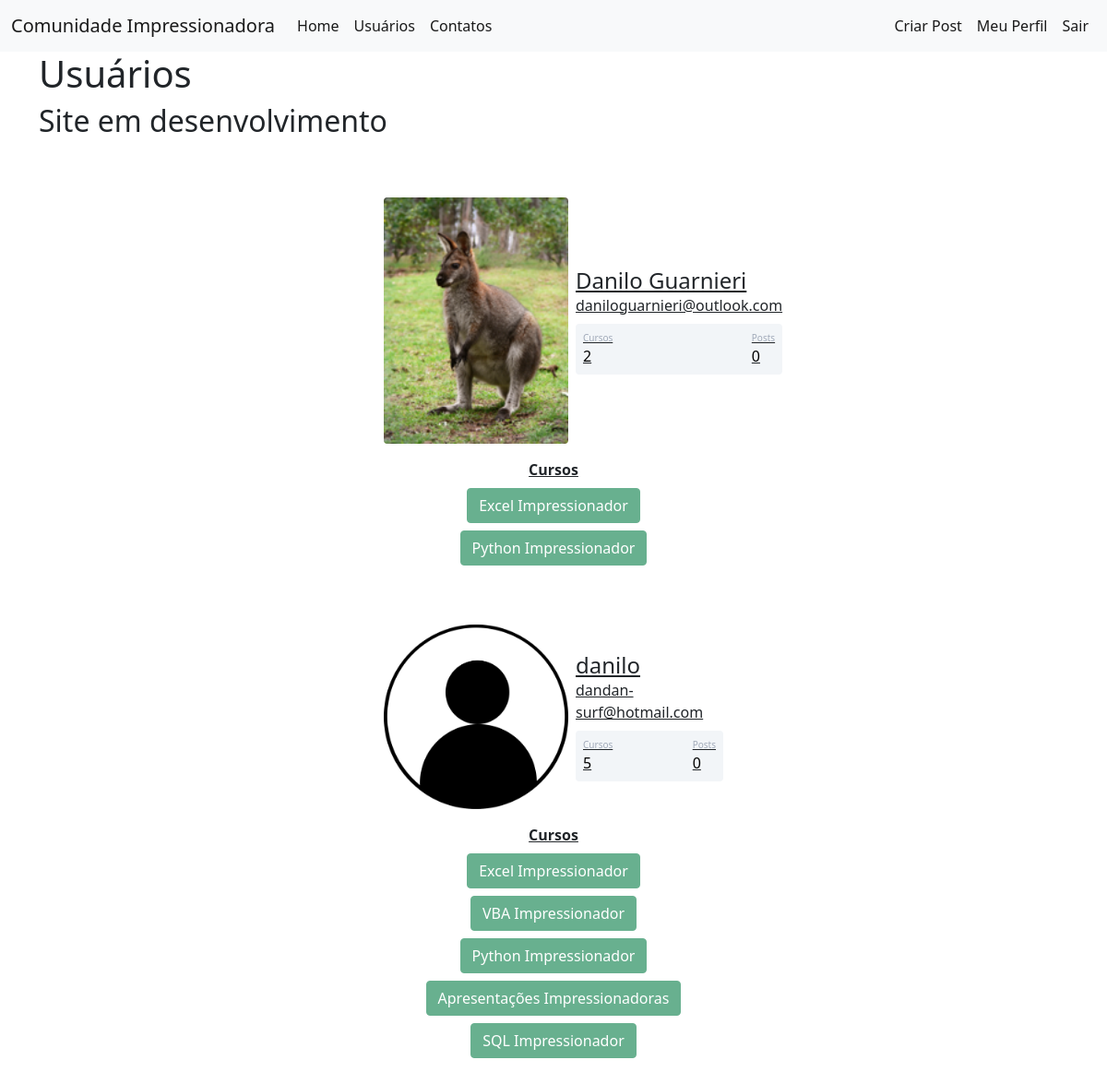
The page /usuarios (signed in) on the database as committed earlier.
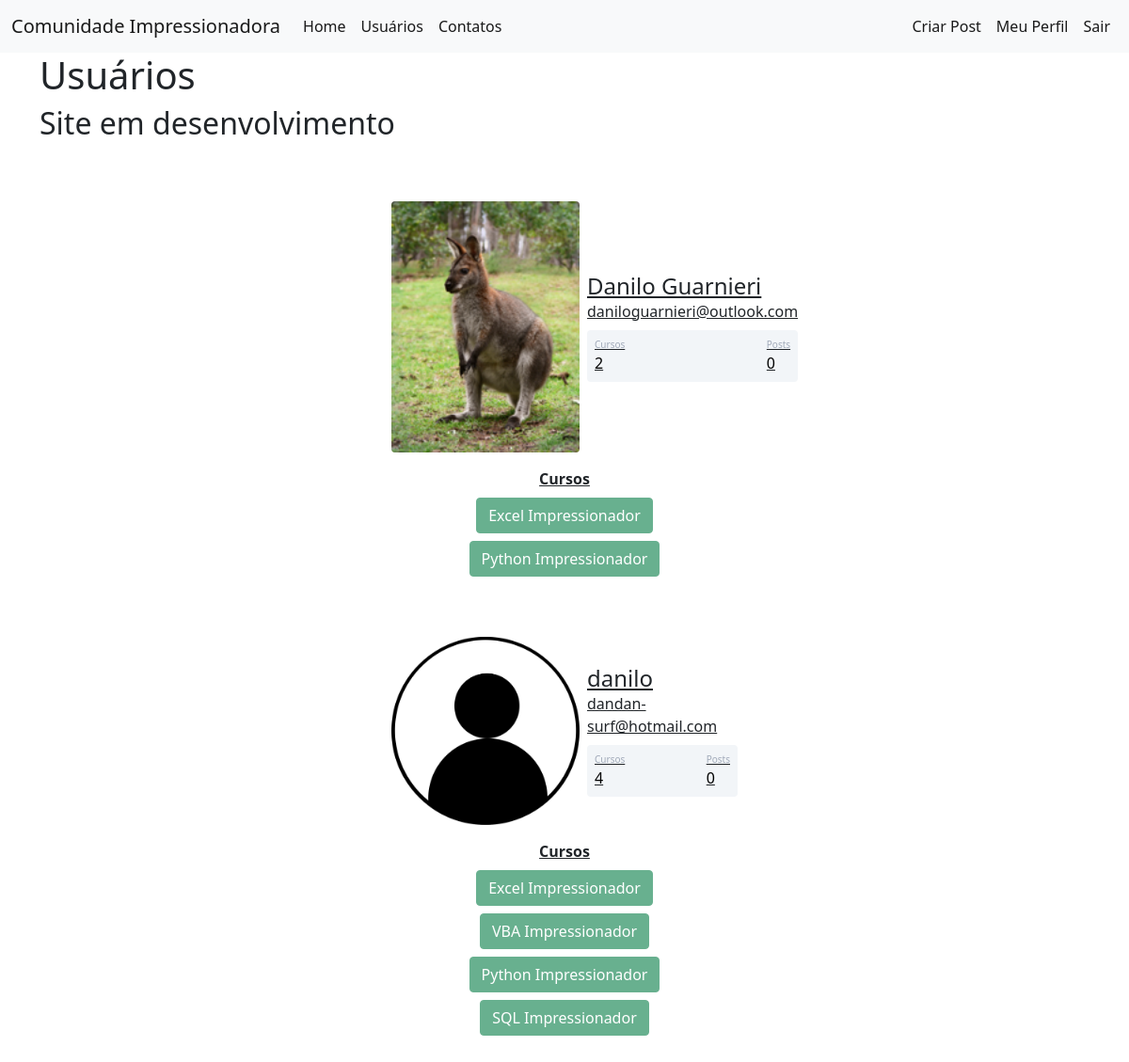
The same page on the database as committed later.
### comunidadeimpressionadora/models.py (models this page shows, shortened)
class Usuario(database.Model, UserMixin):
    id = database.Column(database.Integer, primary_key=True)
    username = database.Column(database.String, nullable=False)
    email = database.Column(database.String, nullable=False, unique=True)
    senha = database.Column(database.String, nullable=False)
    foto_perfil = database.Column(database.String, default='default.jpg')
    posts = database.relationship('Post', backref='autor', lazy=True)
    cursos = database.Column(database.String, nullable=False, default='Não Informado')

### comunidadeimpressionadora/routes.py (the view)
@app.route('/usuarios')
@login_required
def users():
    lista_usuarios = Usuario.query.all()
    return render_template('usuarios.html', lista_usuarios=lista_usuarios)

### comunidadeimpressionadora/models.py (called while the page is built)
@login_manager.user_loader
def load_usuario(id_usuario):
    return Usuario.query.get(int(id_usuario))

### comunidadeimpressionadora/templates/usuarios.html (shortened to what this page needs)
{% extends "base.html" %}
{% block body %}
   <div class="container">
     <h1>Usuários</h1>
     <h2>Site em desenvolvimento</h2>
   <u>
      {% for usuarios in lista_usuarios %}
      <div class="container mt-5 d-flex justify-content-center">
            <div class="card p-3">
               <div class="d-flex align-items-center">
                  <div class="image pe-2">
                     <img src="{{ url_for('static', filename='fotos_perfil/{}'.format(usuarios.foto_perfil)) }}" class="rounded" width="200" >
                  </div>
                  <div class="ml-3 w-100">
                   <h4 class="mb-0 mt-0">{{ usuarios.username }}</h4>
                   <span>{{ usuarios.email }}</span>
                   <div class="p-2 mt-2 bg-primary d-flex justify-content-between rounded text-white stats">
                    <div class="d-flex flex-column">
                        {% if not usuarios.cursos or usuarios.cursos == 'Não Informado' %}
                           <span class="articles">Cursos</span>
                           <span class="number1">0</span>
                        {% else %}
                           {% set cursos = usuarios.cursos.split(';') %}
                           <span class="articles">Cursos</span>
                           <span class="number1">{{ cursos | select | list | length }}</span>
                        {% endif %}
                     </div>
                    <div class="d-flex flex-column">
                        <span class="rating">Posts</span>
                        <span class="number3">0</span>
                    </div>
                   </div>
                </div>
               </div>
            </div>
         </div>
         <div class="row justify-content-center">
            <div class="col col-4" style="text-align:center">
               <strong>Cursos</strong><br>
               {% for curso in usuarios.cursos.split(';') %}
                  {% if not ';' in usuarios.cursos %}
                     <button type="button" class="btn mt-2" disabled>Sem Cursos Cadastrados</button>
                  {% else %}
                  <button type="button" class="btn btn-success mt-2" disabled>{{curso}}</button>
                  {% endif %}
               {% endfor %}
            </div>
         </div>
      {% endfor %}
   </u>
   </div>
{% endblock %}

Rows that differ between the two databases and show on the page:
changed Usuario "danilo": cursos "5" → "4"
Other text that changed with them:
list line gone: "Apresentações Impressionadoras"
